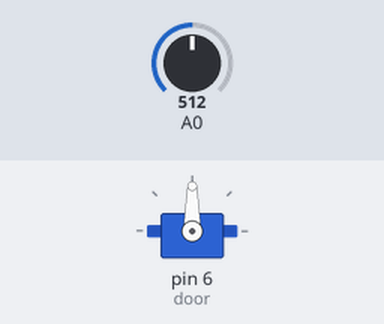
Recording of a sketch running on a simulated Arduino Uno, built with avr-gcc and run on an emulated ATmega328P. Parts: servo. Inputs (shaded band) come from the test bench; at power-on: A0 = 512.

Above: at 1.2 s.
1.3 s: A0 set to 716
At 2.3 s:
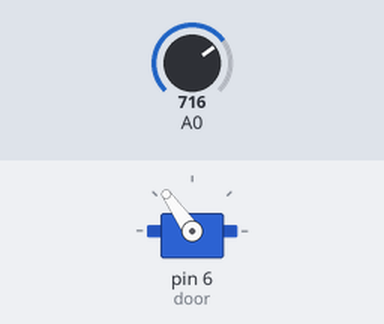
2.8 s: A0 set to 900
At 3.2 s:
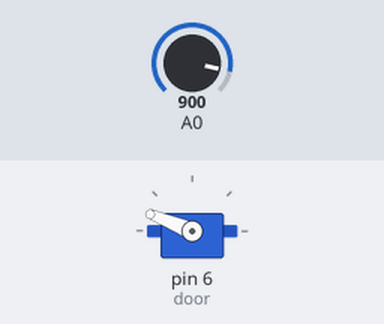
4.3 s: A0 set to 1023
At 4.6 s:
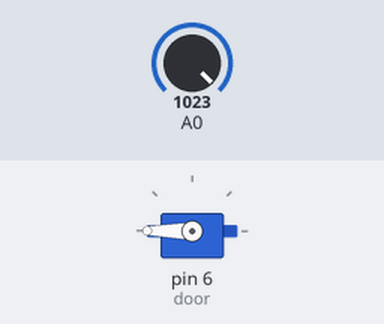
5.8 s: A0 set to 306
At 6.7 s:
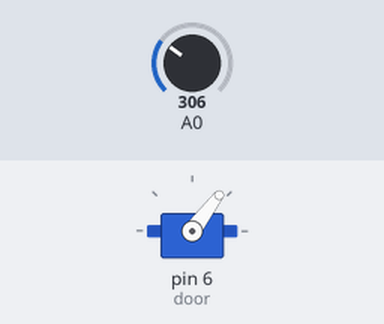
7.3 s: A0 set to 122
At 8.1 s:
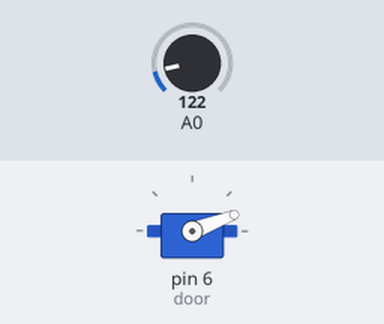
Timing chart, 0 to 9.8 s (numbered marks = the images above; inputs shaded):
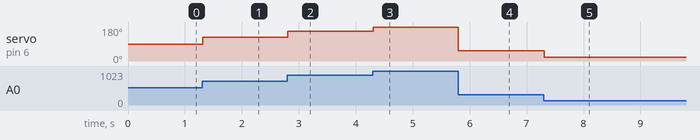

The sketch:

Day24_Servo_Pot.ino
```cpp
// Day 24 - Exercise 4b: control the servo with a potentiometer on A0
#include <Servo.h>

Servo door;

void setup() {
  door.attach(6);
}

void loop() {
  int reading = analogRead(A0);              // 0 - 1023
  int angle = map(reading, 0, 1023, 0, 180); // 0 - 180 degrees
  door.write(angle);
  delay(15);                                 // let the servo move
}
```

Measured:
- after the input at 1.3 s, servo on pin 6 (door): 90° → 125° at once
- after the input at 2.8 s, servo on pin 6 (door): 125° → 158° at once
- after the input at 4.3 s, servo on pin 6 (door): 158° → 180° at once
- after the input at 5.8 s, servo on pin 6 (door): 180° → 53° at once
- after the input at 7.3 s, servo on pin 6 (door): 53° → 21° at once
